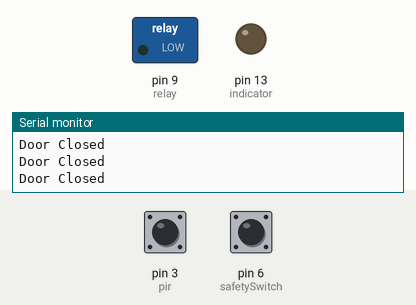
Recording of a sketch running on a simulated Arduino Uno, built with avr-gcc and run on an emulated ATmega328P. On the bench: switched loads named in the sketch (green lamp = pin HIGH), output pins drawn as LEDs (lit = HIGH), the last lines printed to the serial monitor. Dashed ring = blinking. The test bench sets the inputs (shaded band); at power-on: pin 3 (pir) LOW, pin 6 (safetySwitch) HIGH.

Above: at 1.2 s.
1.3 s: pin 3 (pir) driven HIGH
At 2.5 s:
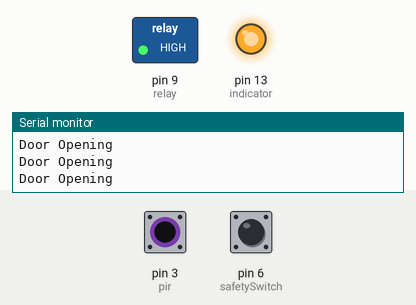
2.8 s: pin 6 (safetySwitch) pulled LOW for 0.15 s
At 2.88 s:
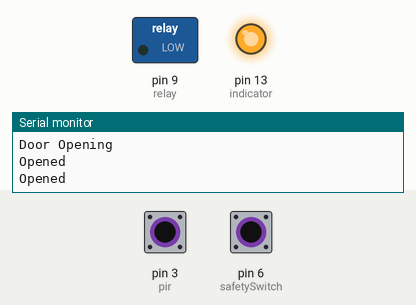
4.4 s: pin 6 (safetySwitch) pulled LOW for 1 s
At 5.7 s:
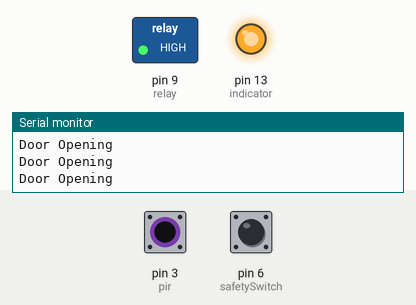
8.4 s: pin 3 (pir) driven LOW
At 9.1 s:
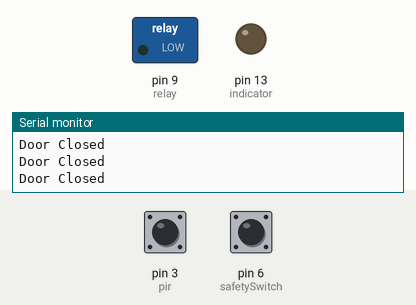
11.4 s: pin 3 (pir) pulsed HIGH 2 times (0.12 s each, 0.3 s apart)
At 11.77 s:
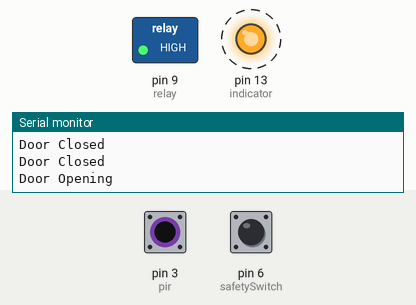
15.0 s: pin 3 (pir) driven HIGH and pin 6 (safetySwitch) driven LOW
At 16.5 s:
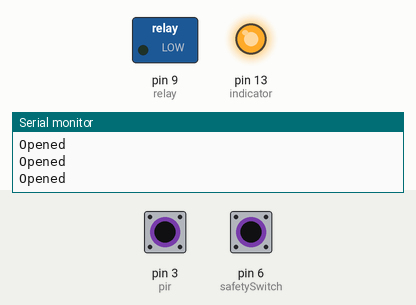
Timing chart, 0 to 18.0 s (numbered marks = the images above; inputs shaded):
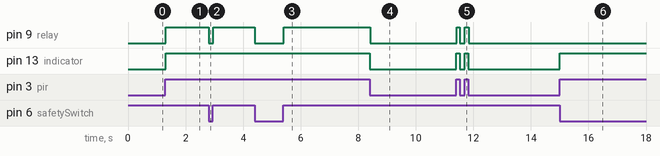

Measured:
- after the input at 1.3 s, pin 9 (relay), pin 13 (indicator): LOW → HIGH at once
- after the input at 2.8 s, pin 9 (relay): HIGH → LOW at once, → HIGH 0.16 s later
- after the input at 4.4 s, pin 9 (relay): HIGH → LOW at once, → HIGH 1.0 s later
- after the input at 8.4 s, pin 9 (relay), pin 13 (indicator): HIGH → LOW at once
- after the input at 11.4 s, pin 9 (relay), pin 13 (indicator): alternates HIGH for 0.12 s and LOW for 0.18 s, 4 changes in all, then stays LOW, starting at once
- after the input at 15.0 s, pin 13 (indicator): LOW → HIGH at once

The sketch:

main.ino
```cpp
// Autor: Jacek Kudlański
// www.pleaserefresh.com
// nameIO = arduinoPins
byte relay = 9;
byte pir = 3;
byte safetySwitch = 6;
byte indicator = 13;

void setup() {
  //  put your setup code here, to run once:
  //  Ropoczęcie komunikacji portu szeregowego, przypisanie właściwości poszczególnym
    Serial.begin(9600);
  //  Output:
    pinMode(relay, OUTPUT);
    pinMode(indicator, OUTPUT);
  //  Input:
    pinMode(pir, INPUT_PULLUP);
    pinMode(safetySwitch, INPUT_PULLUP);
}

void loop() {
  // put your main code here, to run repeatedly:

    openDoor();

}

void openDoor(){
  //Funkcja odpowiedzialna za otwieranie drzwi oraz kontrolę otwarcia koniecna jest kolejna pętla zamknięcia
  //Stan czujki ruchu oraz krańcówki otwarcia plus wskazanie na płytce aktywację PIR

    byte pirState = digitalRead(pir);
    byte switchState = digitalRead(safetySwitch);

    digitalWrite(indicator, pirState);

    while((pirState == 1)or(pirState == 0)){
      if ((pirState == 1) and (switchState == 1)){
        Serial.println("Door Opening");
        digitalWrite(relay, HIGH);
        delay(5);
        break;
      }
      else if ((pirState == 0) and (switchState == 1)){
        Serial.println("Door Closed");
        digitalWrite(relay, LOW);
        delay(5);
        break;
      }
      else if (switchState == 0){
        Serial.println("Opened");
        digitalWrite(relay, LOW);
        delay(5);
        break;
      }
      else {
        Serial.println("ERROR");
        delay(5);
        break;
      }
      continue;
    }
  }
```
